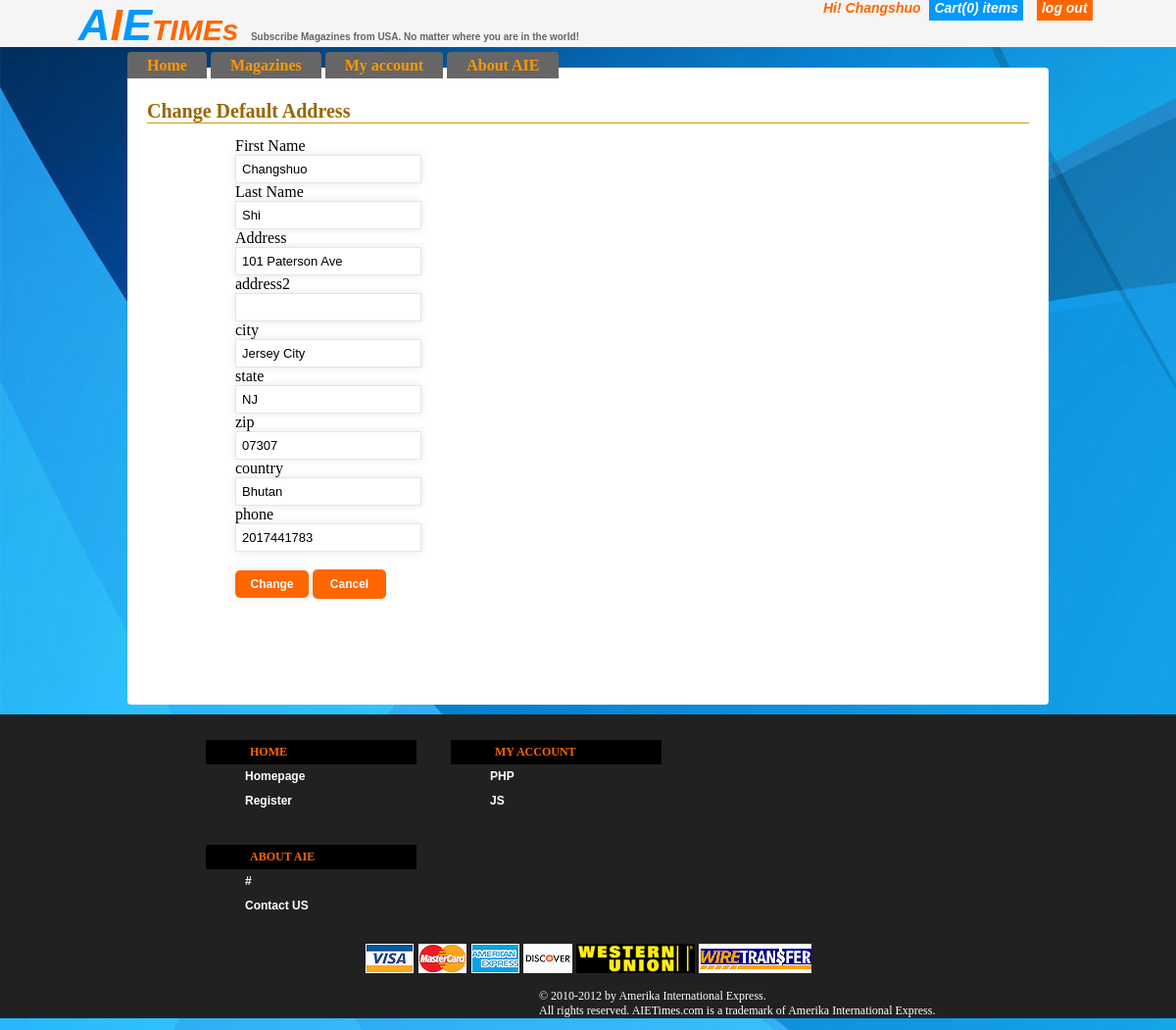
Page /ChangeDefaultAddress.php (signed in) on the committed database.
### tables this page shows
CREATE TABLE IF NOT EXISTS `shippingaddress` (
  `address_id` int(10) NOT NULL AUTO_INCREMENT,
  `user_id` int(10) NOT NULL,
  `first_name` varchar(15) NOT NULL,
  `last_name` varchar(15) NOT NULL,
  `address1` varchar(20) NOT NULL,
  `address2` varchar(20) NOT NULL,
  `city` varchar(20) NOT NULL,
  `state` varchar(8) NOT NULL,
  `zip` varchar(8) NOT NULL,
  `country` varchar(20) NOT NULL,
  `phone` varchar(15) NOT NULL,
  PRIMARY KEY (`address_id`),
  KEY `user_id` (`user_id`)
);

### ChangeDefaultAddress.php (the view, shortened to what this page needs)
<!DOCTYPE html>
<html>
<head>
<link href="AIEtimeCSS.css" rel="stylesheet" type="text/css" />
<link href="form.css" rel="stylesheet" type="text/css" />
<link rel="stylesheet" href="table.css" type="text/css" media="print, projection, screen" />
</head>
<body class="bg">
<div id="banner">
<span style="color:#09F">A</span><span style="color:#F60">I</span><span style="color:#09F">E</span><span style="font-size:30px">TIMEs</span>
<span style="font-size:10px; color: #666; font-style:normal;">Subscribe Magazines from USA. No matter where you are in the world!</span>
<span style="margin-left:500px; ; font-size:14px;">
<?php
	echo "<div style='position:absolute;right:60px;top:0px;width:300px;'>";
	if(isset($_SESSION['first_name'])) echo "Hi! ".$_SESSION['first_name']." ";
	if(isset($_SESSION['count']))
	$count=$_SESSION['count'];
	else $count=0;
	echo "<a href='shoppingcart.php' style='text-decoration: none;margin:5px;padding:5px;width:50px;color:white;background-color:#09F;'>Cart(".$count.") items</a>"." ";
if(isset($_SESSION['first_name']))
echo "<a href='logout.php' style='text-decoration: none;margin:5px;padding:5px;width:50px;color:white;background-color:#F60;'>log out</a>";
	echo "</div>";
?>
</span>
</div>
<div id="main">
<ul id="menu">
<li><a href="homepage.php">Home</a></li>
<li><a href="magazines.php">Magazines</a></li>
<li><a href="account.php" onmouseover="showmenu()" onmouseout="hidemenu()">My account</a></li>
<li><a href="about.php">About AIE</a></li>
</ul>
<div id="content">
<div id="content2" style="height:auto;">
<h1>Change Default Address</h1>
<div  style="margin-left:10%;">
<?php
$query_result = mysql_query("SELECT *
FROM `useraccount`,`shippingaddress`
WHERE `useraccount`.`user_id`='".$_SESSION['user_id']."'
AND `useraccount`.`user_id`=`shippingaddress`.`user_id`");
while($row = mysql_fetch_array($query_result)){
?>
<form method="post" action="changeDefaultAddress.php">
<label for="first">First Name</label><br />
<input type="text" name="first_name" value="<?php echo $row['first_name'];?>"/><br>
<label for="last">Last Name</label><br />
<input type="text" name="last_name" value="<?php echo $row['last_name'];?>"/><br>
		<label for="address1">Address</label><br />
		<input  type="address1" name="address1" value="<?php echo $row['address1'];?>" />	<br>
           		<label for="address2">address2</label><br />
		<input  type="text" name="weight_per_issue" value="<?php echo $row['address2'];?>" /><br>
        <label for="city">city</label><br />
        <input  type="text" name="city" value="<?php echo $row['city'];?>" /><br>
        <label for="state">state</label><br />
        <input  type="text" name="state" value="<?php echo $row['state'];?>" /><br>
        <label for="zip">zip</label><br />
        <input  type="text" name="zip" value="<?php echo $row['zip'];?>" /><br>
                <label for="country">country</label><br />
        <input  type="text" name="country" value="<?php echo $row['country'];?>" /><br>
                <label for="phone">phone</label><br />
        <input  type="text" name="phone" value="<?php echo $row['phone'];?>" /><br>
         <input  type="hidden" name="address_id" value="<?php echo $row['address_id'];?>" /><br>
<input class='button' type="submit" value="Change" name="submit"/>
        <button class='button'><a style='color:#FFF;text-decoration: none;' href='shipping.php'>Cancel</a></button>
</form>
    <?php
	}
?>
</div>
<br>
<br>
<br>
<br>
<br>
<br>
</div>
</div>
</div>
<div id="footer">
  <div class="t">
    <div class="sm">
      <dl>
        <dt>Home</dt>
        <dd><a href="homepage.php">Homepage</a></dd>
        <dd><a href="#" title="get latitude&longitude of your pin">Register</a></dd>
      </dl>
      <dl>
        <dt>My Account</dt>
        <dd><a href="http://www.w3schools.com">PHP</a></dd>
        <dd><a href="http://www.w3schools.com">JS</a></dd>
      </dl>
      <dl>
        <dt>About AIE</dt>
        <dd><a href="#">#</a></dd>
        <dd><a href="#">Contact US</a></dd>
      </dl>
    </div>
    	<div align="center">
        	<img alt="credit card" src="images/footer_cc_img.png" width="211" height="30" />
			<img alt="western union" src="images/western-union-logo.png" width="121" height="30" />
			<img alt="wire transfer" src="images/wire_transfer.png" width="115" height="30" />
        </div>
  </div>
<p style="margin-left:550px;color:#FFF; font-size:12px">&copy; 2010-2012 by Amerika International Express.<br>
All rights reserved. AIETimes.com is a trademark of Amerika International Express.</p>
</div>
</body>
</html>

### AIEtimeCSS.css (style rules this page uses)
h1 { border-bottom: 1px solid #cc9900; color: #996600; font-family: Georgia, serif; font-size: 20px; }
body { margin:0px; height:auto; }
.bg { height: auto; overflow: visible; background-color: #CCC; font: "Trebuchet MS", Verdana, sans-serif; background-color: #999; background-image: url(images/blue.jpg); }
#banner { background-color:#F5F5F5; height:48px; color:#F60; font-size:45px; padding-left:80px; font-weight:bolder; margin-bottom: 5px; font-family: Tahoma, Geneva, sans-serif; font-style:italic; }
#main { margin-right: 130px; margin-left: 130px; }
#content { background-color: #ffffff; border-radius: 0 4px 4px 4px; padding-top: 20px; }
#content2 { padding-left:20px; padding-right:20px; height:auto; }
ul#menu { padding: 0px; position: relative; margin: 0; height: 16px; }
ul#menu li { display: inline; }
ul#menu li a { background-color: #666; text-decoration: none; line-height: 1.8em; color: #F90; border-radius: 4px 4px 0 0; padding-top: 5px; padding-right: 20px; padding-bottom: 5px; padding-left: 20px; font-weight: bold; }
#footer { background-color: #212121; margin:0px; padding:0px; }
#footer .t { width: 800px; overflow: hidden; margin-left: auto; margin-right: auto; margin-top: 10px; margin-bottom: 10px; }
#footer .t .sm { overflow: hidden; height: auto; width: 600px; float: left; margin: 10px; }
#footer .t .sm dl { float: left; width: 220px; height: auto; margin-right: 30px; text-align: left; margin-left: 0px; }
#footer .t .sm dl dt { color: #F60; background-color: #000; text-transform: uppercase; font-weight: bold; font-size: 12px; line-height: 25px; width: 170px; padding-left: 45px; }
#footer .t .sm dl dd { font-size: 11px; font-weight: bold; color: #FFF; text-decoration: none; }
#footer .t .sm dl dd a { font-size: 12px; font-weight: bold; color: #FFF; text-decoration: none; line-height: 25px; font-family: Arial, Helvetica, sans-serif; }

### form.css (style rules this page uses)
input, textarea { padding: 6px; border: solid 1px #E5E5E5; font: normal 13px/100% Verdana, Tahoma, sans-serif; width: auto; box-shadow: rgba(0,0,0, 0.1) 0px 0px 8px; -moz-box-shadow: rgba(0,0,0, 0.1) 0px 0px 8px; -webkit-box-shadow: rgba(0,0,0, 0.1) 0px 0px 8px; }
.button { width: 75px; padding: 7.9px 10px; background:#F60; border: 0; font-size: 12px; color: #FFFFFF; -moz-border-radius: 5px; -webkit-border-radius: 5px; font-weight: bold; }
a { color: #FFF; text-decoration: none; }

### rows in the picture
shippingaddress: first_name "Changshuo", last_name "Shi", address1 "101 Paterson Ave", city "Jersey City", state "NJ", zip "07307", country "Bhutan", phone "2017441783"

### other values in the picture
$_SESSION['first_name'] "Changshuo"
$count "0"
